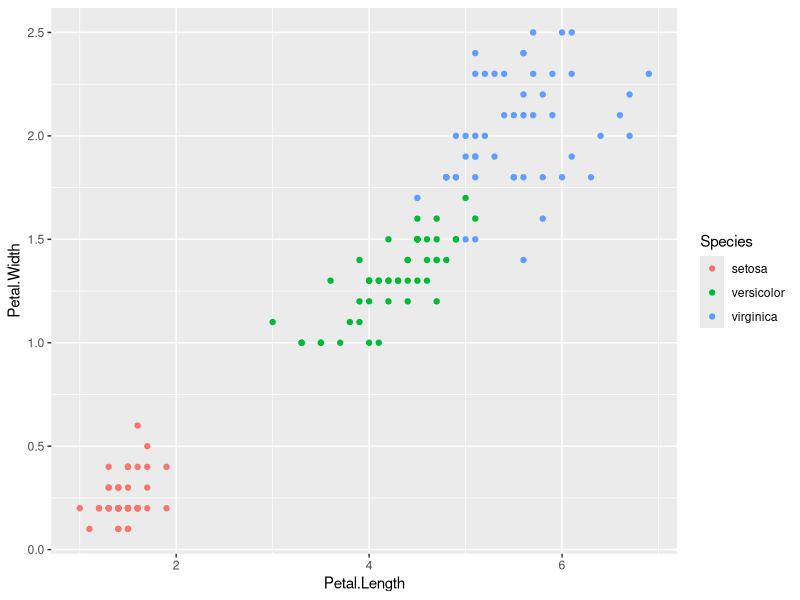
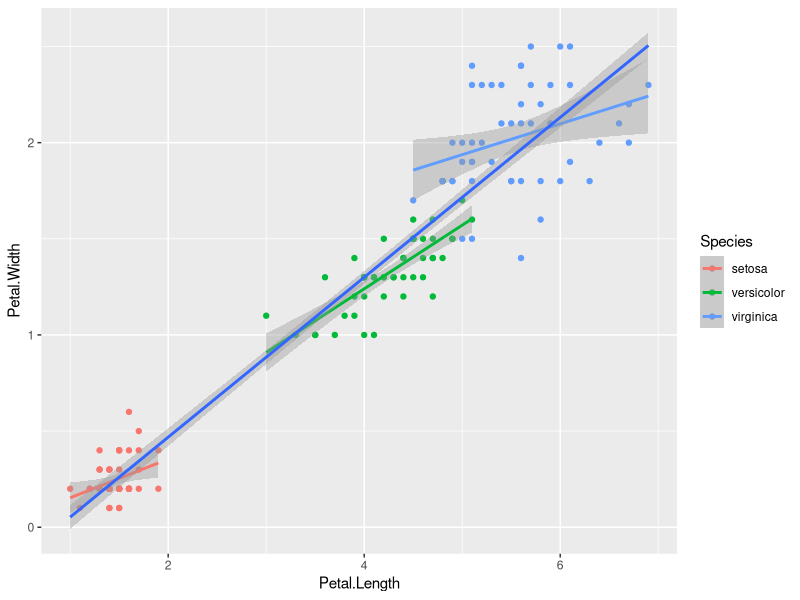
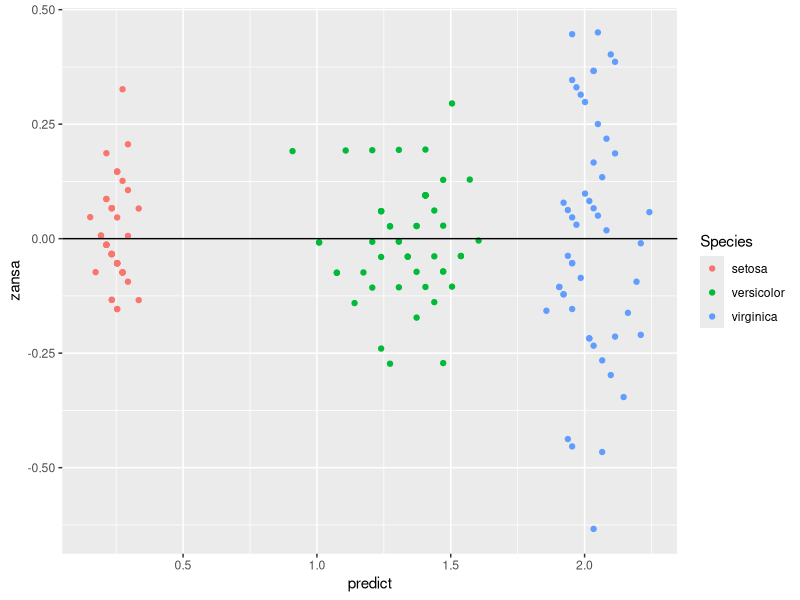
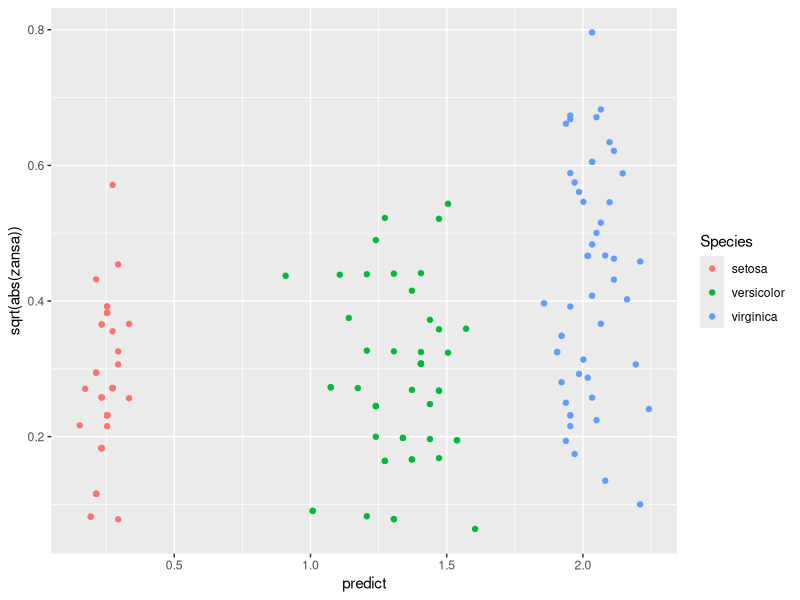
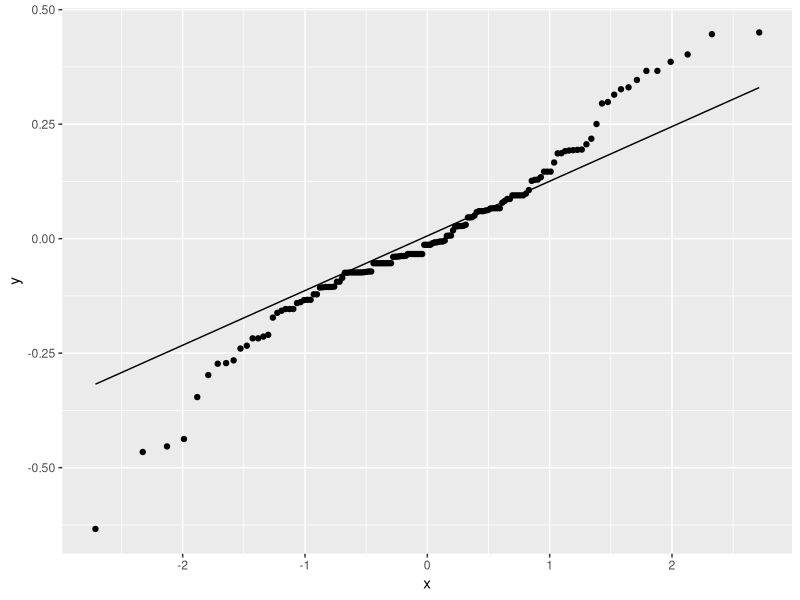
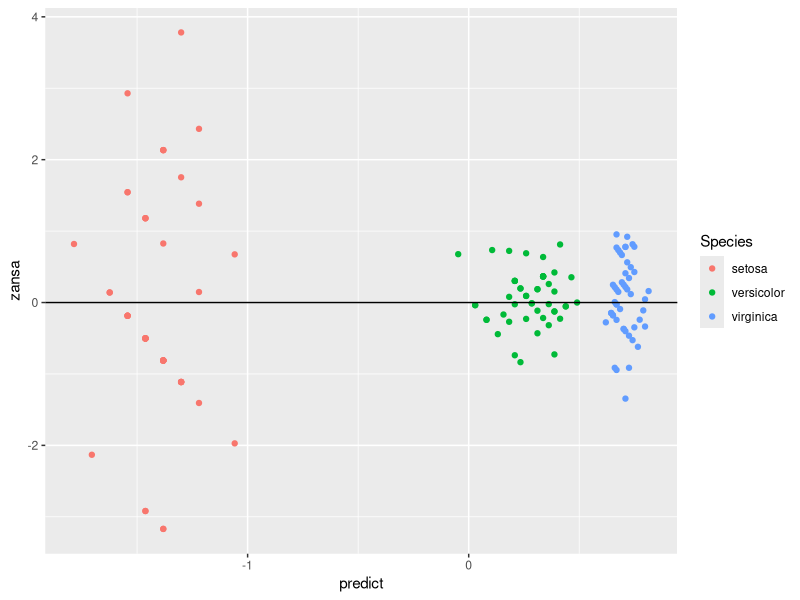
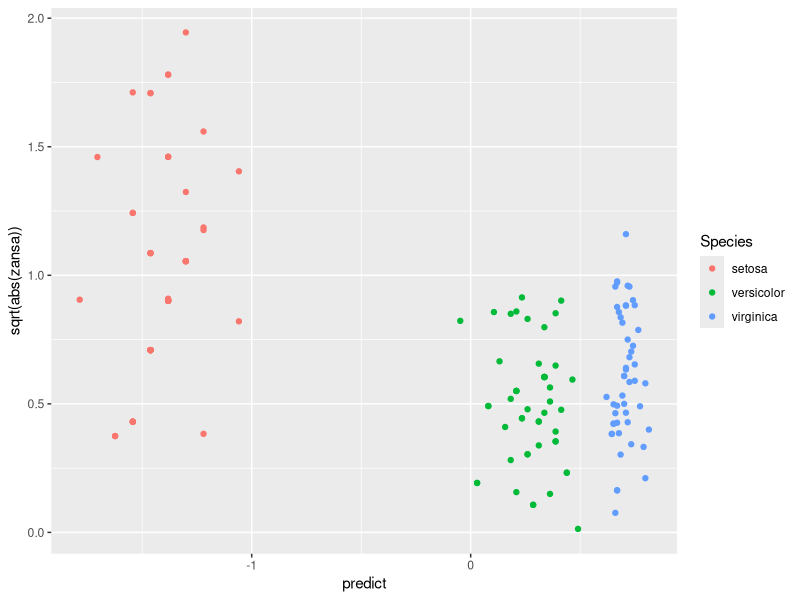
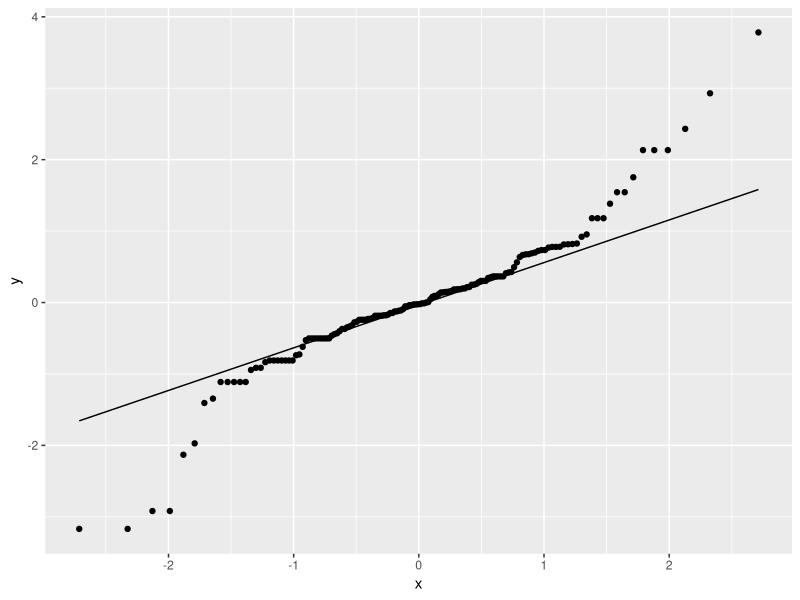

The R script that drew these images, in order:
# 一般化線形モデルの解析
# Generalized Linear Model
# 2026-09-09
# Greg Nishihara

# パッケージの読み込み
library(tidyverse)
library(emmeans)
library(marginaleffects)

irisdf = iris |> as_tibble()

ggplot(irisdf) + 
  geom_point(
    aes(
      x = Petal.Length,
      y = Petal.Width,
      color = Species
    )
  )

###################################
# 検討するモデル
# 応答変数： Petal.Width
# 説明変数： Petal.Length, Species
# モデル： Petal.Width ~ Petal.Length + Species + Petal.Length:Species

# モデル比較： AIC

model01 = glm(Petal.Width ~ 1, data = irisdf) # ヌルモデル (null model)
model02 = glm(Petal.Width ~ Species, data = irisdf)
model03 = glm(Petal.Width ~ Petal.Length, data = irisdf)
model04 = glm(Petal.Width ~ Petal.Length + Species, data = irisdf)
model05 = glm(Petal.Width ~ Petal.Length + Species + Petal.Length:Species, data = irisdf)

# AIC 一番低い値がもっともいいモデル
AIC(model01, model02, model03, model04, model05)
# model05 の AICが最も低いので選択する

summary(model05) # 計数表

# モデルの診断

ggplot(irisdf) + 
  geom_point(aes(x = Petal.Length, y = Petal.Width, color = Species)) +
  geom_smooth(aes(x = Petal.Length, y = Petal.Width, color = Species),
              method = "glm", formula = y ~ x) +
  geom_smooth(aes(x = Petal.Length, y = Petal.Width),
              method = "glm", formula = y ~ x) 
  

irisdf2 = 
  irisdf |> 
  mutate(
    zansa = residuals(model05),
    predict = predict(model05)
  ) 

# 残渣・期待値のプロット
ggplot(irisdf2) + 
  geom_point(
    aes(
      x = predict, 
      y = zansa,
      color = Species
    )
  ) +
  geom_hline(yintercept = 0)

# 残渣・期待値のプロット 2 
ggplot(irisdf2) + 
  geom_point(
    aes(
      x = predict, 
      y = sqrt(abs(zansa)),
      color = Species
    )
  ) 

# QQプロット（残渣が正規分布に従うかを確認）
ggplot(irisdf2) + 
  geom_qq(aes(sample = zansa)) +
  geom_qq_line(aes(sample = zansa))



###################################
# 検討するモデル
# 分布：ガンマ
# リンク：log
# 応答変数： Petal.Width
# 説明変数： Petal.Length, Species
# モデル： Petal.Width ~ Petal.Length + Species + Petal.Length:Species

# モデル比較： AIC

model01 = glm(Petal.Width ~ 1, data = irisdf, family = Gamma("log")) # ヌルモデル (null model)
model02 = glm(Petal.Width ~ Species, data = irisdf, family = Gamma("log"))
model03 = glm(Petal.Width ~ Petal.Length, data = irisdf, family = Gamma("log"))
model04 = glm(Petal.Width ~ Petal.Length + Species, data = irisdf, family = Gamma("log"))
model05 = glm(Petal.Width ~ Petal.Length + Species + Petal.Length:Species, data = irisdf, family = Gamma("log"))

# AIC 一番低い値がもっともいいモデル
AIC(model01, model02, model03, model04, model05)
# model05 の AICが最も低いので選択する

# qresiduals: ランダム化残渣
# glm（正規分布以外の） の残渣に使う残渣
irisdf2 = 
  irisdf |> 
  mutate(
    zansa = statmod::qresiduals(model05),
    predict = predict(model05)
  )

# 残渣・期待値のプロット
ggplot(irisdf2) + 
  geom_point(
    aes(
      x = predict, 
      y = zansa,
      color = Species
    )
  ) +
  geom_hline(yintercept = 0)

# 残渣・期待値のプロット 2 
ggplot(irisdf2) + 
  geom_point(
    aes(
      x = predict, 
      y = sqrt(abs(zansa)),
      color = Species
    )
  ) 

# QQプロット（残渣が正規分布に従うかを確認）
ggplot(irisdf2) + 
  geom_qq(aes(sample = zansa)) +
  geom_qq_line(aes(sample = zansa))

#########################################
ggplot(irisdf) + 
  geom_point(
    aes(
      x = Petal.Width,
      y = Petal.Length,
      color = Species
    )
  )


fullmodel = glm(Petal.Width ~ Petal.Length * Sepal.Length * Species, data = irisdf, family = Gamma("log"))
model01 = glm(Petal.Width ~ Petal.Length + Sepal.Length + Species, data = irisdf, family = Gamma("log"))
model02 = glm(Petal.Width ~ Petal.Length * Sepal.Length + Species, data = irisdf, family = Gamma("log"))
model03 = glm(Petal.Width ~ (Petal.Length + Sepal.Length) * Species, data = irisdf, family = Gamma("log"))

AIC(fullmodel, model01, model02, model03)

# model02:
# PW ~ PL + SL + Species + PL:SL


# qresiduals: ランダム化残渣
# glm（正規分布以外の） の残渣に使う残渣
irisdf2 = 
  irisdf |> 
  mutate(
    zansa = statmod::qresiduals(model02),
    predict = predict(model02)
  )

# 残渣・期待値のプロット
ggplot(irisdf2) + 
  geom_point(
    aes(
      x = predict, 
      y = zansa,
      color = Species
    )
  ) +
  geom_hline(yintercept = 0)

# 残渣・期待値のプロット 2 
ggplot(irisdf2) + 
  geom_point(
    aes(
      x = predict, 
      y = sqrt(abs(zansa)),
      color = Species
    )
  ) 

# QQプロット（残渣が正規分布に従うかを確認）
ggplot(irisdf2) + 
  geom_qq(aes(sample = zansa)) +
  geom_qq_line(aes(sample = zansa))
